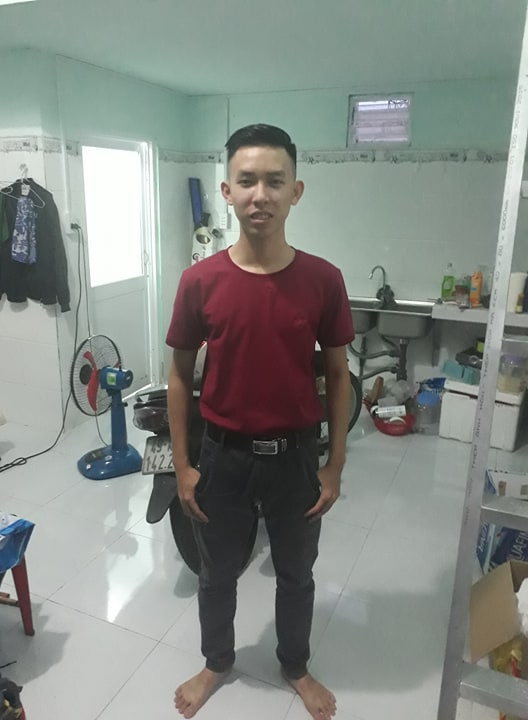
#> input picture Xu_Ly_Anh/Tuần_3-4_11-11-2019/3-today/anhtrung.jpg, 528 x 720 px
$ python videoopencv.py
#> lines starting #> are read from the running program, lines starting #| are printed output that depends on the picture; after the words box and inside, x2 and y2 are one past the last pixel; in counts of white or black regions, pixels touching at a corner belong together
import numpy as np
import cv2

img =cv2.imread("anhtrung.jpg",1)
#> img is the input picture: shape (720, 528, 3); mean B, G, R 132.2, 137.5, 132.2
cv2.line(img, (0, 0),(400,800), (25,22,234), 5);
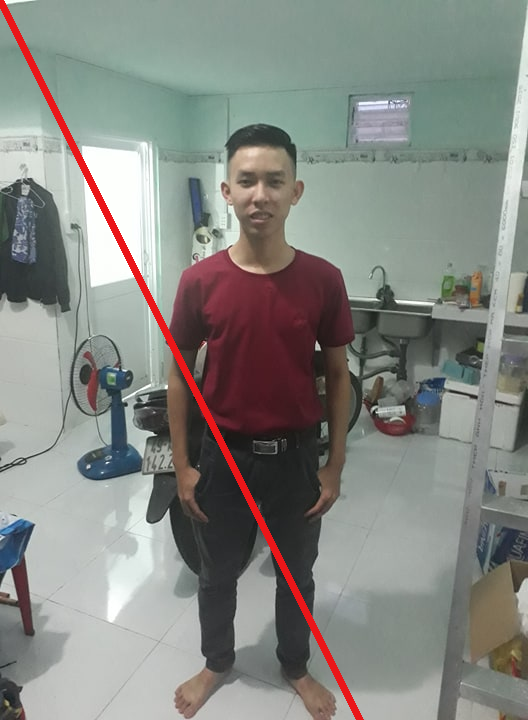
#> img: shape (720, 528, 3); 1.51% of pixels changed, all inside (x1, y1, x2, y2) = (0, 0, 364, 720)
cv2.imwrite('anhxuatra.jpg',img)

#lưu 1 bức ảnh bằng python và vẽ 1 đường thẳng

$ run again, with Xu_Ly_Anh/Tuần_3-4_11-11-2019/3-today/anhcat.jpg copied over Xu_Ly_Anh/Tuần_3-4_11-11-2019/3-today/anhtrung.jpg
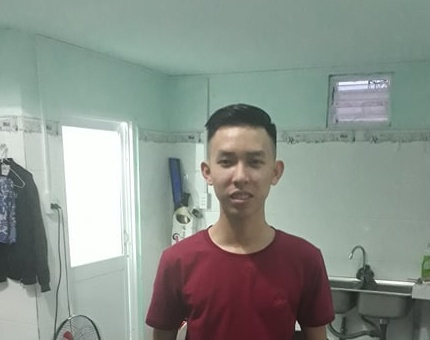
#> input picture Xu_Ly_Anh/Tuần_3-4_11-11-2019/3-today/anhcat.jpg, 430 x 340 px
#> img is the input picture: shape (340, 430, 3); mean B, G, R 139.7, 146.6, 138.5
#> `cv2.line(img, (0, 0),(400,800), (25,22,234), 5);`:
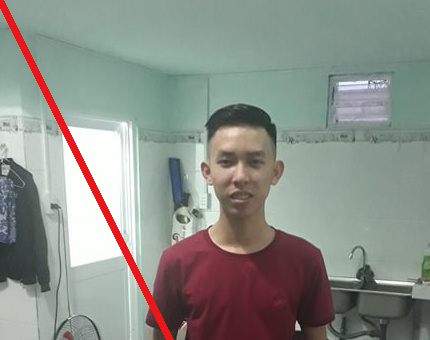
#> img: shape (340, 430, 3); 1.85% of pixels changed, all inside (x1, y1, x2, y2) = (0, 0, 174, 340)

$ run again, with Xu_Ly_Anh/Tuần_3-4_11-11-2019/3-today/img_5.jpg copied over Xu_Ly_Anh/Tuần_3-4_11-11-2019/3-today/anhtrung.jpg
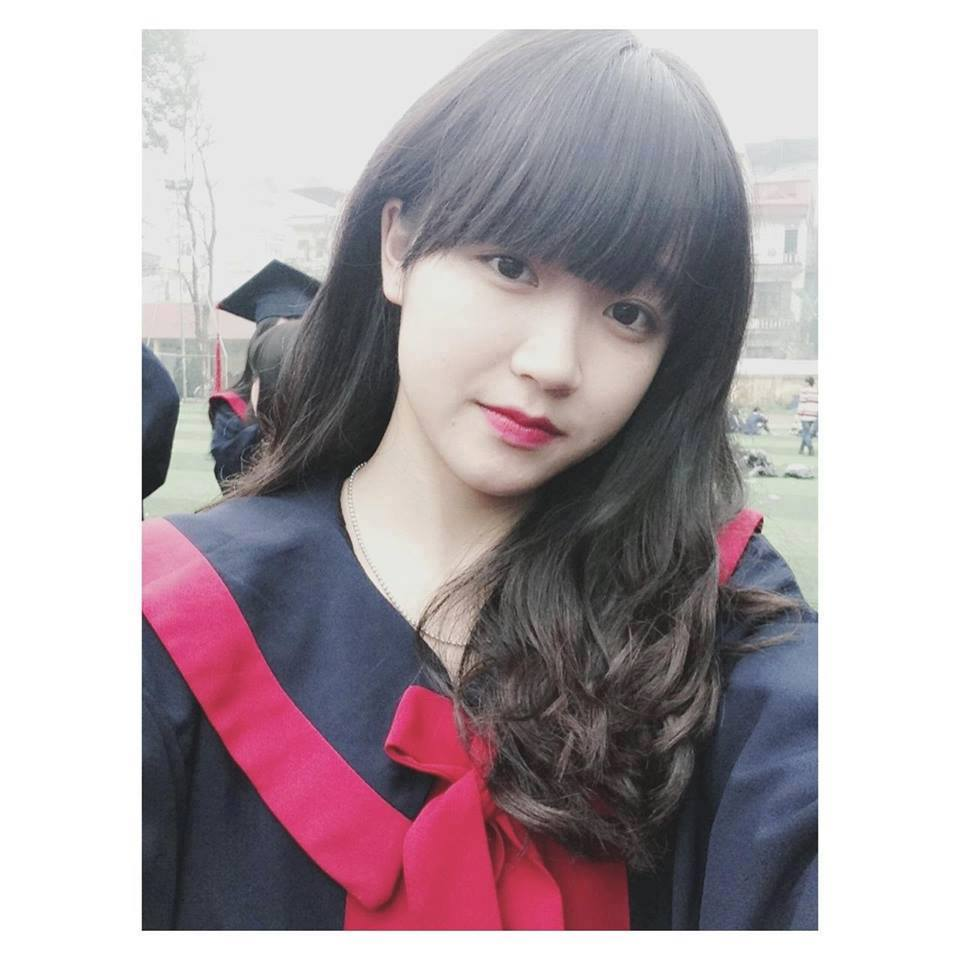
#> input picture Xu_Ly_Anh/Tuần_3-4_11-11-2019/3-today/img_5.jpg, 960 x 960 px
#> img is the input picture: shape (960, 960, 3); mean B, G, R 172.3, 167, 177.7
#> `cv2.line(img, (0, 0),(400,800), (25,22,234), 5);`:
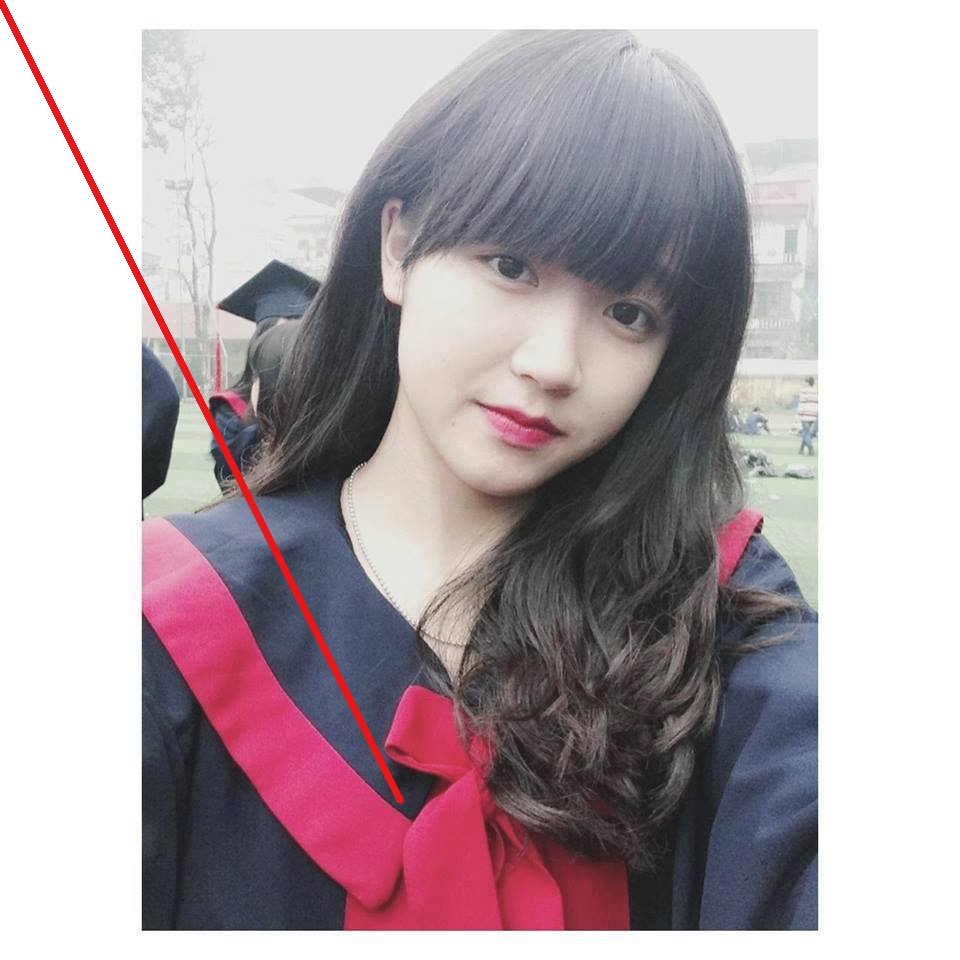
#> img: shape (960, 960, 3); 0.69% of pixels changed, all inside (x1, y1, x2, y2) = (0, 0, 404, 804)

$ run again, with Xu_Ly_Anh/Tuần_3-4_11-11-2019/3-today/.png saved as Xu_Ly_Anh/Tuần_3-4_11-11-2019/3-today/anhtrung.jpg
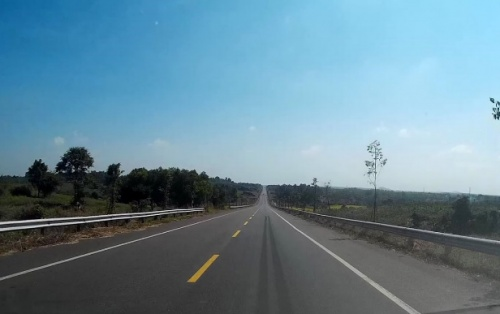
#> input picture Xu_Ly_Anh/Tuần_3-4_11-11-2019/3-today/.png, 500 x 314 px
#> img is the input picture: shape (314, 500, 3); mean B, G, R 150.5, 135, 102.7
#> `cv2.line(img, (0, 0),(400,800), (25,22,234), 5);`:
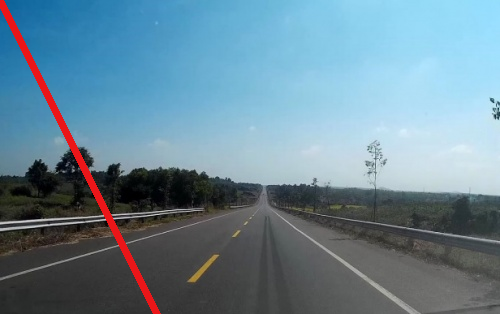
#> img: shape (314, 500, 3); 1.59% of pixels changed, all inside (x1, y1, x2, y2) = (0, 0, 161, 314)
